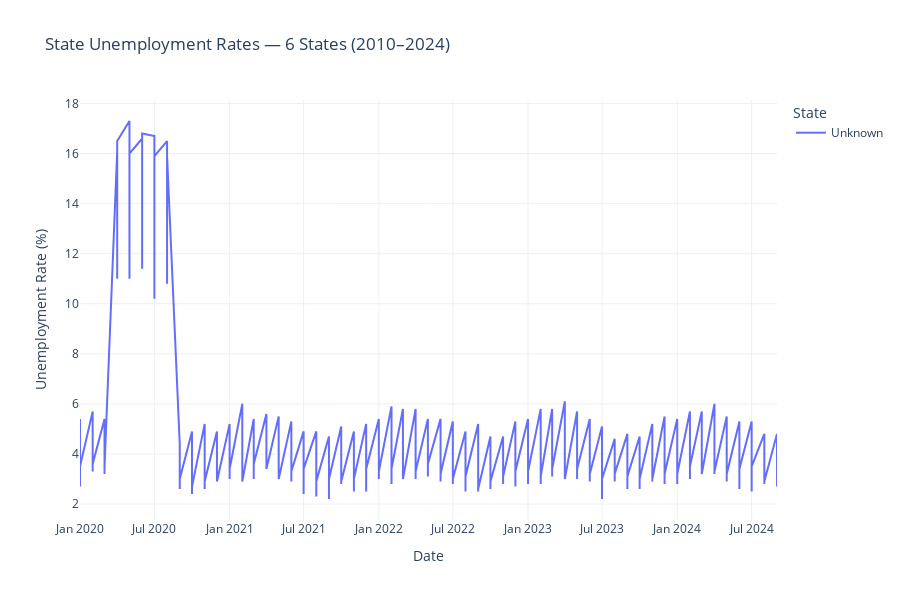

Write notebook code for a chart like this one.
### Markdown cell above
## 4. Exploratory Time Series Analysis

### Code cell
# ============================================================================
# STATE-LEVEL UNEMPLOYMENT VISUALIZATION
# ============================================================================

# Determine number of unique locations
num_locations = df_employment['series_id'].nunique()

# ---------------------------------------------------------------------------
# CASE 1: Small set of states — display all
# ---------------------------------------------------------------------------
if num_locations <= 10:
    fig1 = px.line(
        df_employment,
        x='date',
        y='value',
        color='location_name',
        title=f"State Unemployment Rates — {num_locations} States (2010–2024)",
        labels={
            'value': 'Unemployment Rate (%)',
            'date': 'Date',
            'location_name': 'State'
        },
        template='plotly_white'
    )
    fig1.update_layout(height=600, hovermode='x unified')
    fig1.show()

# ---------------------------------------------------------------------------
# CASE 2: Many states — generate focused visualizations
# ---------------------------------------------------------------------------
else:
    print(f"{num_locations} states detected — creating focused visualizations\n")

    # Visualization 1: All-state overview
    fig1 = px.line(
        df_employment,
        x='date',
        y='value',
        line_group='series_id',
        title=f"State Unemployment Rates — All {num_locations} States",
        labels={'value': 'Unemployment Rate (%)', 'date': 'Date'},
        template='plotly_white'
    )
    fig1.update_traces(line=dict(width=0.5), opacity=0.6)
    fig1.update_layout(height=600, hovermode='x unified', showlegend=False)
    fig1.show()

    # Visualization 2: Top 10 populous states comparison
    top_states = ['CA', 'TX', 'FL', 'NY', 'PA', 'IL', 'OH', 'GA', 'NC', 'MI']
    state_sample = df_employment[df_employment['state'].isin(top_states)]

    if len(state_sample) > 0:
        fig2 = px.line(
            state_sample,
            x='date',
            y='value',
            color='state',
            title='State Unemployment Rates — Top 10 States by Population',
            labels={
                'value': 'Unemployment Rate (%)',
                'date': 'Date',
                'state': 'State'
            },
            template='plotly_white'
        )
        fig2.update_layout(height=500, hovermode='x unified')
        fig2.show()

        print("\nKey Observations:")
        print(" • COVID-19 impact visible in 2020 spike")
        print(" • Divergent recovery trajectories post-2021")
        print(" • Persistent seasonal fluctuation patterns")

### Figure 1 — Plotly figure (JSON) as saved in the notebook; plotly's stock layout.template omitted (floating-point values rounded to 4 significant figures; data arrays with more than 128 entries replaced by an {"elided": "..."} marker saying what was removed)
{"data": [{"hovertemplate": "State=Unknown<br>Date=%{x}<br>Unemployment Rate (%)=%{y}<extra></extra>", "legendgroup": "Unknown", "line": {"color": "#636efa", "dash": "solid"}, "marker": {"symbol": "circle"}, "mode": "lines", "name": "Unknown", "orientation": "v", "showlegend": true, "type": "scatter", "x": {"elided": "342 str values"}, "xaxis": "x", "y": {"elided": "342 float values"}, "yaxis": "y"}], "layout": {"height": 600, "hovermode": "x unified", "legend": {"title": {"text": "State"}, "tracegroupgap": 0}, "title": {"text": "State Unemployment Rates — 6 States (2010–2024)"}, "xaxis": {"anchor": "y", "domain": [0, 1], "title": {"text": "Date"}}, "yaxis": {"anchor": "x", "domain": [0, 1], "title": {"text": "Unemployment Rate (%)"}}}}
